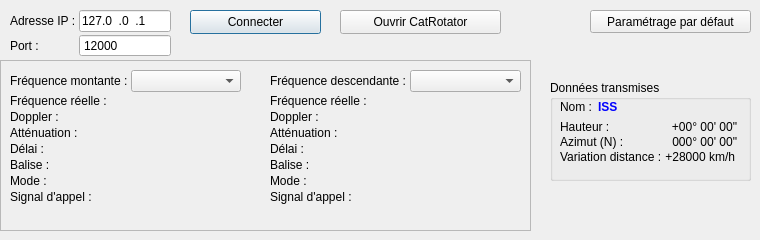
    <widget class="QWidget" name="radio">
     <property name="mouseTracking">
      <bool>true</bool>
     </property>
     <property name="autoFillBackground">
      <bool>true</bool>
     </property>
     <attribute name="title">
      <string>Antenne</string>
     </attribute>
     <widget class="QWidget" name="formLayoutWidget_81">
      <property name="geometry">
       <rect>
        <x>10</x>
        <y>10</y>
        <width>161</width>
        <height>51</height>
       </rect>
      </property>
      <layout class="QFormLayout" name="formLayout_radio1">
       <property name="horizontalSpacing">
        <number>3</number>
       </property>
       <property name="verticalSpacing">
        <number>2</number>
       </property>
       <item row="0" column="0">
        <widget class="QLabel" name="lbl_adresse">
         <property name="text">
          <string>Adresse IP :</string>
         </property>
        </widget>
       </item>
       <item row="0" column="1">
        <widget class="QLineEdit" name="adresse">
         <property name="inputMask">
          <string notr="true">000.000.000.000</string>
         </property>
         <property name="text">
          <string notr="true">127.0.0.1</string>
         </property>
        </widget>
       </item>
       <item row="1" column="0">
        <widget class="QLabel" name="lbl_port">
         <property name="text">
          <string>Port :</string>
         </property>
        </widget>
       </item>
       <item row="1" column="1">
        <widget class="QSpinBox" name="port">
         <property name="buttonSymbols">
          <enum>QAbstractSpinBox::NoButtons</enum>
         </property>
         <property name="minimum">
          <number>1</number>
         </property>
         <property name="maximum">
          <number>65535</number>
         </property>
         <property name="value">
          <number>12000</number>
         </property>
        </widget>
       </item>
      </layout>
     </widget>
     <widget class="QPushButton" name="connexion">
      <property name="geometry">
       <rect>
        <x>190</x>
        <y>10</y>
        <width>131</width>
        <height>24</height>
       </rect>
      </property>
      <property name="text">
       <string>Connecter</string>
      </property>
      <property name="checkable">
       <bool>true</bool>
      </property>
      <property name="default">
       <bool>true</bool>
      </property>
     </widget>
     <widget class="QGroupBox" name="donneesTransmises">
      <property name="geometry">
       <rect>
        <x>550</x>
        <y>80</y>
        <width>201</width>
        <height>101</height>
       </rect>
      </property>
      <property name="title">
       <string>Données transmises</string>
      </property>
      <widget class="QWidget" name="formLayoutWidget_82">
       <property name="geometry">
        <rect>
         <x>10</x>
         <y>20</y>
         <width>181</width>
         <height>18</height>
        </rect>
       </property>
       <layout class="QFormLayout" name="formLayout_nomsatRadio">
        <property name="sizeConstraint">
         <enum>QLayout::SetFixedSize</enum>
        </property>
        <property name="labelAlignment">
         <set>Qt::AlignLeading|Qt::AlignLeft|Qt::AlignVCenter</set>
        </property>
        <property name="horizontalSpacing">
         <number>3</number>
        </property>
        <property name="verticalSpacing">
         <number>0</number>
        </property>
        <item row="0" column="0">
         <widget class="QLabel" name="lbl_nomsatRadio">
          <property name="sizePolicy">
           <sizepolicy hsizetype="Preferred" vsizetype="Preferred">
            <horstretch>0</horstretch>
            <verstretch>0</verstretch>
           </sizepolicy>
          </property>
          <property name="minimumSize">
           <size>
            <width>35</width>
            <height>0</height>
           </size>
          </property>
          <property name="font">
           <font/>
          </property>
          <property name="mouseTracking">
           <bool>true</bool>
          </property>
          <property name="text">
           <string>Nom :</string>
          </property>
         </widget>
        </item>
        <item row="0" column="1">
         <widget class="QLabel" name="nomsatRadio">
          <property name="sizePolicy">
           <sizepolicy hsizetype="Preferred" vsizetype="Preferred">
            <horstretch>0</horstretch>
            <verstretch>0</verstretch>
           </sizepolicy>
          </property>
          <property name="minimumSize">
           <size>
            <width>0</width>
            <height>0</height>
           </size>
          </property>
          <property name="palette">
           <palette>
            <active>
             <colorrole role="WindowText">
              <brush brushstyle="SolidPattern">
               <color alpha="255">
                <red>0</red>
                <green>0</green>
                <blue>255</blue>
               </color>
              </brush>
             </colorrole>
             <colorrole role="Base">
              <brush brushstyle="SolidPattern">
               <color alpha="255">
                <red>240</red>
                <green>240</green>
                <blue>240</blue>
               </color>
              </brush>
             </colorrole>
            </active>
            <inactive>
             <colorrole role="WindowText">
              <brush brushstyle="SolidPattern">
               <color alpha="255">
                <red>0</red>
                <green>0</green>
                <blue>255</blue>
               </color>
              </brush>
             </colorrole>
             <colorrole role="Base">
              <brush brushstyle="SolidPattern">
               <color alpha="255">
                <red>240</red>
                <green>240</green>
                <blue>240</blue>
               </color>
              </brush>
             </colorrole>
            </inactive>
            <disabled>
             <colorrole role="WindowText">
              <brush brushstyle="SolidPattern">
               <color alpha="255">
                <red>120</red>
                <green>120</green>
                <blue>120</blue>
               </color>
              </brush>
             </colorrole>
             <colorrole role="Base">
              <brush brushstyle="SolidPattern">
               <color alpha="255">
                <red>240</red>
                <green>240</green>
                <blue>240</blue>
               </color>
              </brush>
             </colorrole>
            </disabled>
           </palette>
          </property>
          <property name="font">
           <font>
            <bold>true</bold>
           </font>
          </property>
          <property name="mouseTracking">
           <bool>true</bool>
          </property>
          <property name="text">
           <string notr="true">ISS</string>
          </property>
         </widget>
        </item>
       </layout>
      </widget>
      <widget class="QWidget" name="formLayoutWidget_83">
       <property name="geometry">
        <rect>
         <x>10</x>
         <y>40</y>
         <width>176</width>
         <height>52</height>
        </rect>
       </property>
       <layout class="QFormLayout" name="formLayout_topoSatRadio">
        <property name="sizeConstraint">
         <enum>QLayout::SetFixedSize</enum>
        </property>
        <property name="labelAlignment">
         <set>Qt::AlignLeading|Qt::AlignLeft|Qt::AlignVCenter</set>
        </property>
        <property name="horizontalSpacing">
         <number>3</number>
        </property>
        <property name="verticalSpacing">
         <number>1</number>
        </property>
        <item row="0" column="0">
         <widget class="QLabel" name="lbl_hauteurSatRadio">
          <property name="font">
           <font/>
          </property>
          <property name="mouseTracking">
           <bool>true</bool>
          </property>
          <property name="text">
           <string>Hauteur :</string>
          </property>
         </widget>
        </item>
        <item row="1" column="0">
         <widget class="QLabel" name="lbl_azimutSatRadio">
          <property name="font">
           <font/>
          </property>
          <property name="mouseTracking">
           <bool>true</bool>
          </property>
          <property name="text">
           <string extracomment="Azimuth (from the North)">Azimut (N) :</string>
          </property>
         </widget>
        </item>
        <item row="2" column="0">
         <widget class="QLabel" name="lbl_rangeRateSatRadio">
          <property name="font">
           <font/>
          </property>
          <property name="mouseTracking">
           <bool>true</bool>
          </property>
          <property name="text">
           <string>Variation distance :</string>
          </property>
         </widget>
        </item>
        <item row="0" column="1">
         <widget class="QLabel" name="hauteurSatRadio">
          <property name="font">
           <font/>
          </property>
          <property name="mouseTracking">
           <bool>true</bool>
          </property>
          <property name="text">
           <string notr="true">+00° 00' 00&quot;</string>
          </property>
          <property name="alignment">
           <set>Qt::AlignRight|Qt::AlignTrailing|Qt::AlignVCenter</set>
          </property>
         </widget>
        </item>
        <item row="1" column="1">
         <widget class="QLabel" name="azimutSatRadio">
          <property name="font">
           <font/>
          </property>
          <property name="mouseTracking">
           <bool>true</bool>
          </property>
          <property name="text">
           <string notr="true">000° 00' 00&quot;</string>
          </property>
          <property name="alignment">
           <set>Qt::AlignRight|Qt::AlignTrailing|Qt::AlignVCenter</set>
          </property>
         </widget>
        </item>
        <item row="2" column="1">
         <widget class="QLabel" name="rangeRateRadio">
          <property name="font">
           <font/>
          </property>
          <property name="mouseTracking">
           <bool>true</bool>
          </property>
          <property name="toolTip">
           <string>Double-cliquer pour changer d'unités</string>
          </property>
          <property name="text">
           <string notr="true">+28000 km/h</string>
          </property>
          <property name="alignment">
           <set>Qt::AlignRight|Qt::AlignTrailing|Qt::AlignVCenter</set>
          </property>
          <property name="indent">
           <number>2</number>
          </property>
         </widget>
        </item>
       </layout>
      </widget>
     </widget>
     <widget class="QPushButton" name="parametrageDefautRadio">
      <property name="geometry">
       <rect>
        <x>590</x>
        <y>10</y>
        <width>161</width>
        <height>23</height>
       </rect>
      </property>
      <property name="font">
       <font/>
      </property>
      <property name="text">
       <string>Paramétrage par défaut</string>
      </property>
     </widget>
     <widget class="QPushButton" name="ouvrirCatRotator">
      <property name="geometry">
       <rect>
        <x>340</x>
        <y>10</y>
        <width>161</width>
        <height>24</height>
       </rect>
      </property>
      <property name="text">
       <string>Ouvrir CatRotator</string>
      </property>
     </widget>
     <widget class="QFrame" name="frameFrequences">
      <property name="geometry">
       <rect>
        <x>0</x>
        <y>60</y>
        <width>531</width>
        <height>171</height>
       </rect>
      </property>
      <property name="frameShape">
       <enum>QFrame::StyledPanel</enum>
      </property>
      <property name="frameShadow">
       <enum>QFrame::Raised</enum>
      </property>
      <widget class="QWidget" name="formLayoutWidget_84">
       <property name="geometry">
        <rect>
         <x>10</x>
         <y>10</y>
         <width>231</width>
         <height>150</height>
        </rect>
       </property>
       <layout class="QFormLayout" name="formLayout_frequenceMontante">
        <property name="horizontalSpacing">
         <number>3</number>
        </property>
        <property name="verticalSpacing">
         <number>2</number>
        </property>
        <item row="0" column="0">
         <widget class="QLabel" name="lbl_frequenceMontante">
          <property name="text">
           <string>Fréquence montante :</string>
          </property>
         </widget>
        </item>
        <item row="0" column="1">
         <widget class="QComboBox" name="frequenceMontante"/>
        </item>
        <item row="1" column="0">
         <widget class="QLabel" name="lbl_frequenceMontanteReelle">
          <property name="text">
           <string>Fréquence réelle :</string>
          </property>
         </widget>
        </item>
        <item row="1" column="1">
         <widget class="QLabel" name="frequenceMontanteReelle">
          <property name="text">
           <string/>
          </property>
          <property name="indent">
           <number>4</number>
          </property>
         </widget>
        </item>
        <item row="2" column="0">
         <widget class="QLabel" name="lbl_dopplerMontant">
          <property name="text">
           <string>Doppler :</string>
          </property>
         </widget>
        </item>
        <item row="2" column="1">
         <widget class="QLabel" name="dopplerMontant">
          <property name="text">
           <string/>
          </property>
          <property name="indent">
           <number>4</number>
          </property>
         </widget>
        </item>
        <item row="5" column="0">
         <widget class="QLabel" name="lbl_baliseMontant">
          <property name="text">
           <string>Balise :</string>
          </property>
         </widget>
        </item>
        <item row="5" column="1">
         <widget class="QLabel" name="baliseMontant">
          <property name="text">
           <string/>
          </property>
          <property name="indent">
           <number>4</number>
          </property>
         </widget>
        </item>
        <item row="6" column="0">
         <widget class="QLabel" name="lbl_modeMontant">
          <property name="text">
           <string>Mode :</string>
          </property>
         </widget>
        </item>
        <item row="6" column="1">
         <widget class="QLabel" name="modeMontant">
          <property name="text">
           <string/>
          </property>
          <property name="indent">
           <number>4</number>
          </property>
         </widget>
        </item>
        <item row="7" column="0">
         <widget class="QLabel" name="lbl_signalAppelMontant">
          <property name="text">
           <string>Signal d'appel :</string>
          </property>
         </widget>
        </item>
        <item row="7" column="1">
         <widget class="QLabel" name="signalAppelMontant">
          <property name="text">
           <string/>
          </property>
          <property name="indent">
           <number>4</number>
          </property>
         </widget>
        </item>
        <item row="3" column="0">
         <widget class="QLabel" name="lbl_attenuationMontant">
          <property name="text">
           <string>Atténuation :</string>
          </property>
         </widget>
        </item>
        <item row="3" column="1">
         <widget class="QLabel" name="attenuationMontant">
          <property name="text">
           <string/>
          </property>
          <property name="indent">
           <number>4</number>
          </property>
         </widget>
        </item>
        <item row="4" column="0">
         <widget class="QLabel" name="lbl_delaiMontant">
          <property name="text">
           <string>Délai :</string>
          </property>
         </widget>
        </item>
        <item row="4" column="1">
         <widget class="QLabel" name="delaiMontant">
          <property name="text">
           <string/>
          </property>
          <property name="indent">
           <number>4</number>
          </property>
         </widget>
        </item>
       </layout>
      </widget>
      <widget class="QWidget" name="formLayoutWidget_85">
       <property name="geometry">
        <rect>
         <x>270</x>
         <y>10</y>
         <width>251</width>
         <height>162</height>
        </rect>
       </property>
       <layout class="QFormLayout" name="formLayout_frequenceDescendante">
        <property name="horizontalSpacing">
         <number>3</number>
        </property>
        <property name="verticalSpacing">
         <number>2</number>
        </property>
        <item row="0" column="0">
         <widget class="QLabel" name="lbl_frequenceDescendante">
          <property name="text">
           <string>Fréquence descendante :</string>
          </property>
         </widget>
        </item>
        <item row="0" column="1">
         <widget class="QComboBox" name="frequenceDescendante"/>
        </item>
        <item row="1" column="0">
         <widget class="QLabel" name="lbl_frequenceDescendanteReelle">
          <property name="text">
           <string>Fréquence réelle :</string>
          </property>
         </widget>
        </item>
        <item row="1" column="1">
         <widget class="QLabel" name="frequenceDescendanteReelle">
          <property name="text">
           <string/>
          </property>
          <property name="indent">
           <number>4</number>
          </property>
         </widget>
        </item>
        <item row="2" column="0">
         <widget class="QLabel" name="lbl_dopplerDescendant">
          <property name="text">
           <string>Doppler :</string>
          </property>
         </widget>
        </item>
        <item row="2" column="1">
         <widget class="QLabel" name="dopplerDescendant">
          <property name="text">
           <string/>
          </property>
          <property name="indent">
           <number>4</number>
          </property>
         </widget>
        </item>
        <item row="3" column="0">
         <widget class="QLabel" name="lbl_attenuationDescendant">
          <property name="text">
           <string>Atténuation :</string>
          </property>
         </widget>
        </item>
        <item row="3" column="1">
         <widget class="QLabel" name="attenuationDescendant">
          <property name="text">
           <string/>
          </property>
          <property name="indent">
           <number>4</number>
          </property>
         </widget>
        </item>
        <item row="4" column="0">
         <widget class="QLabel" name="lbl_delaiDescendant">
          <property name="text">
           <string>Délai :</string>
          </property>
         </widget>
        </item>
        <item row="4" column="1">
         <widget class="QLabel" name="delaiDescendant">
          <property name="text">
           <string/>
          </property>
          <property name="indent">
           <number>4</number>
          </property>
         </widget>
        </item>
        <item row="5" column="0">
         <widget class="QLabel" name="lbl_baliseDescendant">
          <property name="text">
           <string>Balise :</string>
          </property>
         </widget>
        </item>
        <item row="5" column="1">
         <widget class="QLabel" name="baliseDescendant">
          <property name="text">
           <string/>
          </property>
          <property name="indent">
           <number>4</number>
          </property>
         </widget>
        </item>
        <item row="6" column="0">
         <widget class="QLabel" name="lbl_modeDescendant">
          <property name="text">
           <string>Mode :</string>
          </property>
         </widget>
        </item>
        <item row="6" column="1">
         <widget class="QLabel" name="modeDescendant">
          <property name="text">
           <string/>
          </property>
          <property name="indent">
           <number>4</number>
          </property>
         </widget>
        </item>
        <item row="7" column="0">
         <widget class="QLabel" name="lbl_signalAppelDescendant">
          <property name="text">
           <string>Signal d'appel :</string>
          </property>
         </widget>
        </item>
        <item row="7" column="1">
         <widget class="QLabel" name="signalAppelDescendant">
          <property name="text">
           <string/>
          </property>
          <property name="indent">
           <number>4</number>
          </property>
         </widget>
        </item>
       </layout>
      </widget>
     </widget>
    </widget>
